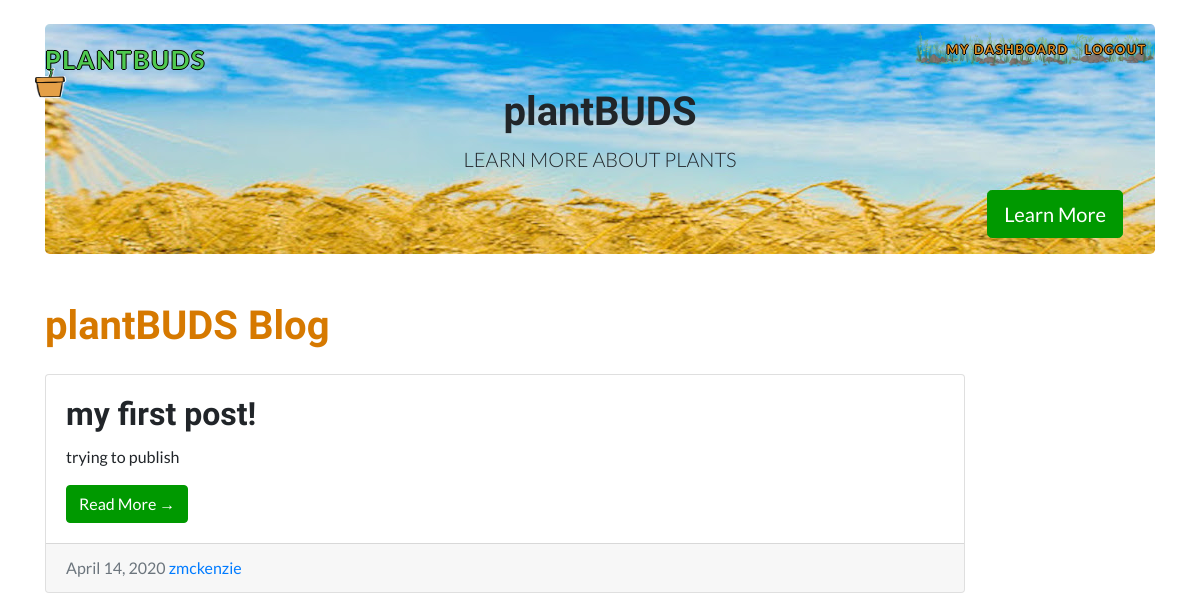
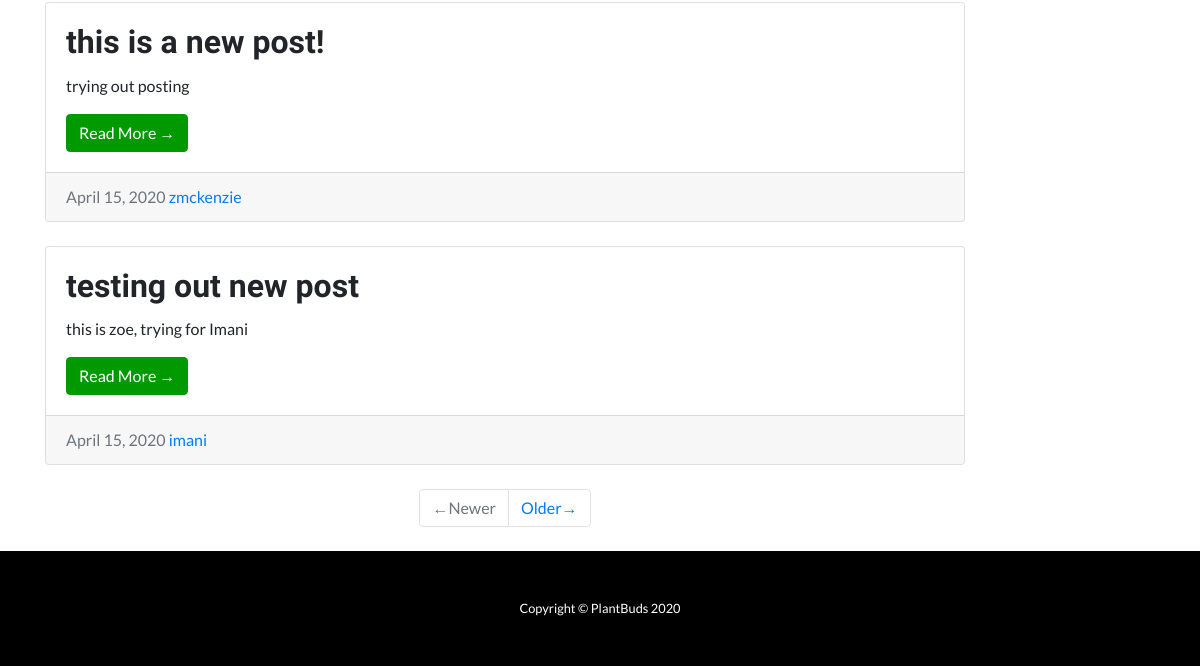
Before: / with the older database file (2 pictures, top to bottom).
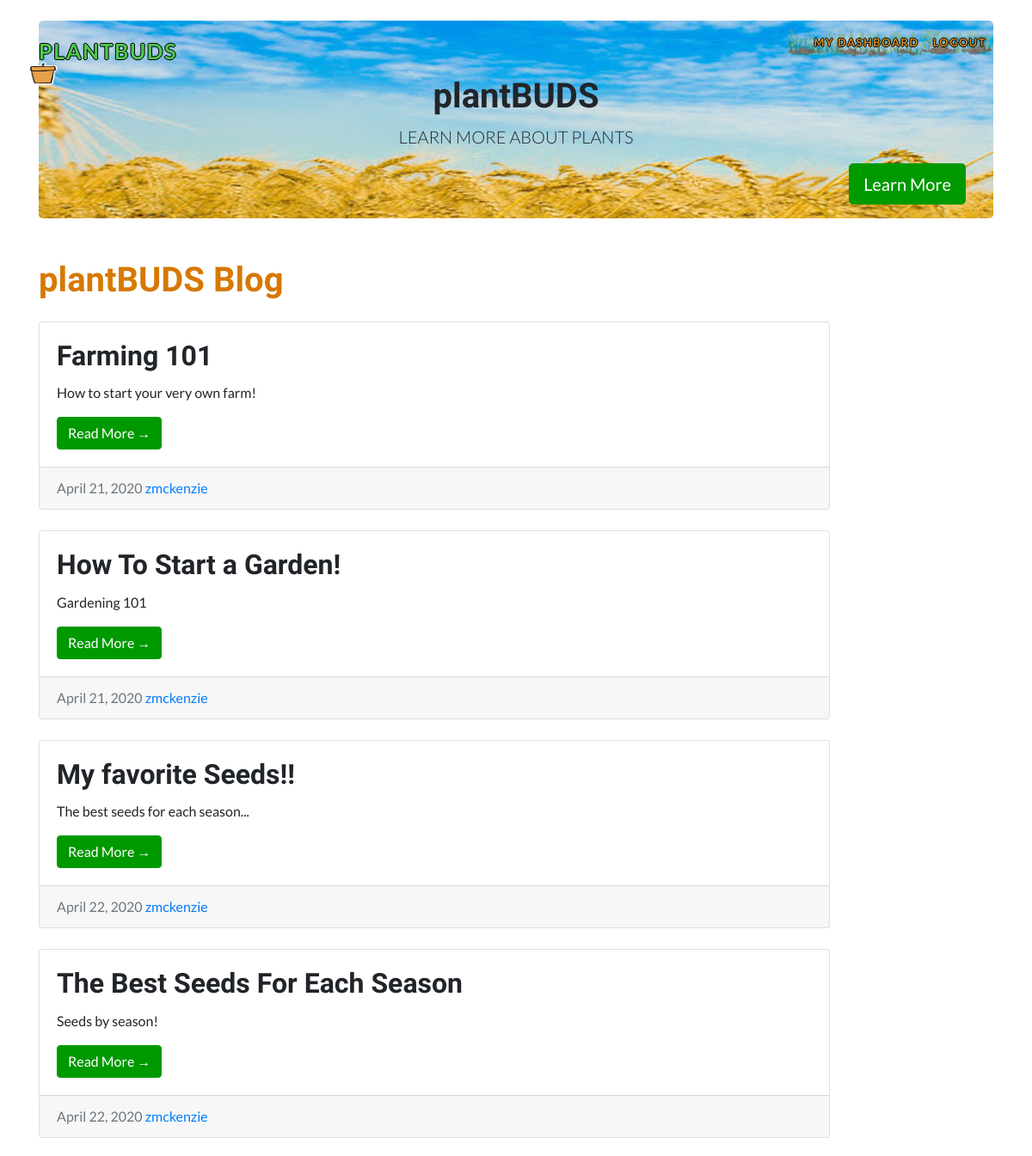
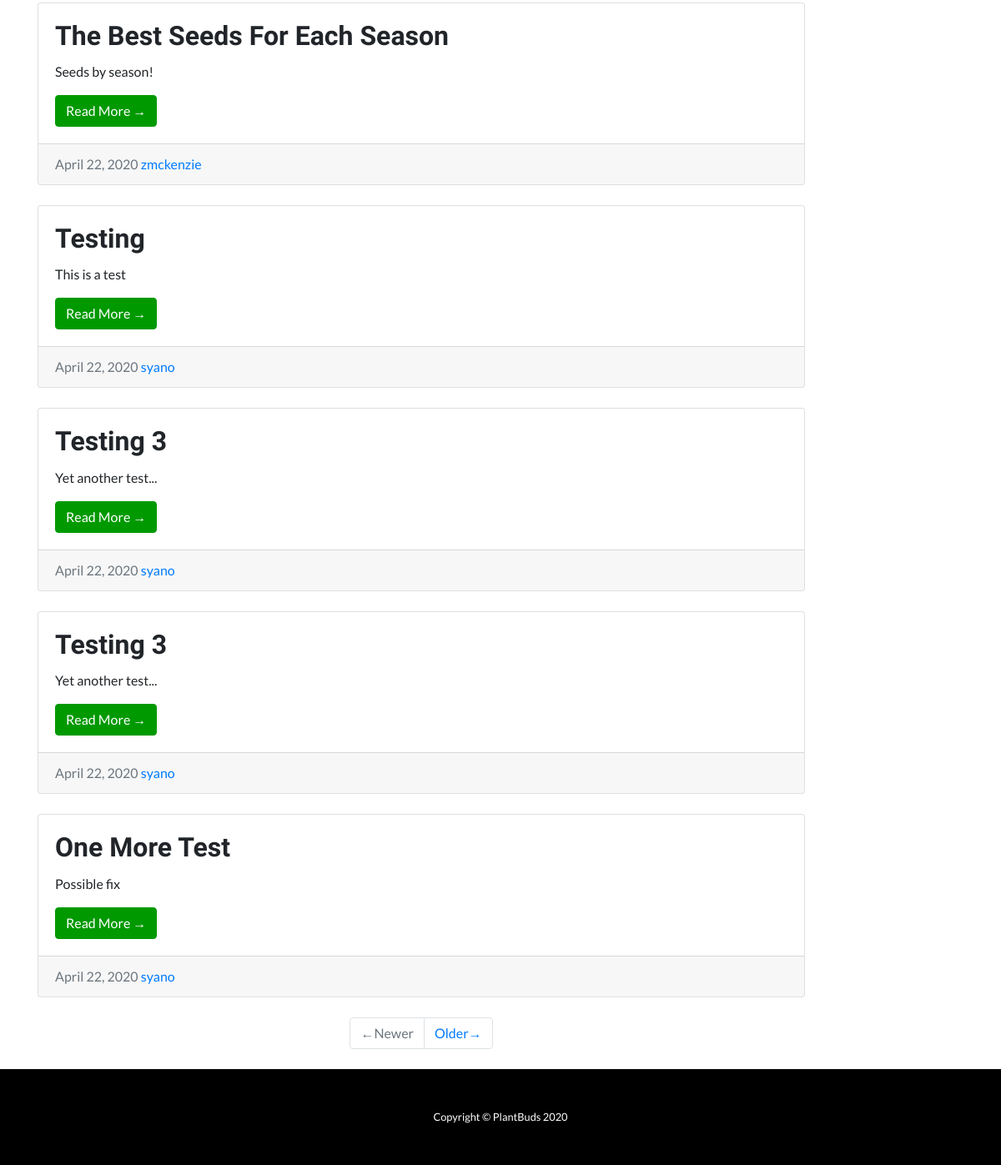
After: the same page with the newer database file (2 pictures, top to bottom).
### share/models.py (models this page shows, shortened)
class Publishing(models.Model):
    plantbuddy = models.ForeignKey(PlantBuddy, on_delete=models.CASCADE)
    title = models.CharField(max_length=50, null=False, blank=False, unique=False)
    description = models.TextField(max_length=100, null=False, blank=False, unique=False)
    subject = models.CharField(max_length=50, null=False, blank=False, unique=False)
    body = models.TextField(max_length=10000, unique=False)
    make_public = models.BooleanField(default=True)
    created = models.DateField(auto_now_add=True)
    updated = models.DateField(auto_now=True)     # everytime the obj is saved, new time is saved

class PlantBuddy(models.Model):
	farm_pro = models.BooleanField(default=False)  # the user is not a coder yet
	user = models.OneToOneField(User, on_delete=models.CASCADE)
	created = models.DateField(auto_now=True)   # maybe redundant, user model has date_joined
	updated = models.DateField(auto_now=True)

### share/views.py (the view)
# urls.py: path('', views.index, name='index'),
def index(request):
    if request.method == "GET":
        all_posts = Publishing.objects.all()   # all_posts is a list object [   ]
        return render(request, "share/index.html", {'all_posts':all_posts})

### share/templates/share/index.html
{% extends "share/base.html" %}
{% block content %}
  <div class="container">
    <div class="row">
      <div class="col-md-10">
        <h1 class="my-4" style="color: rgb(214, 121, 0);">plantBUDS Blog</h1>
{% for p in all_posts %}
        <div class="card mb-4">
          <div class="card-body">
            <h2 class="card-title">{{ p.title }}</h2>
            <p class="card-text">{{ p.description }}</p>
            <a href="{% url 'share:show_posts_index' p.id %}" class="btn btn-primary">Read More &rarr;</a>
          </div>
          <div class="card-footer text-muted">
            {{ p.created }}
            <a href="#">{{ p.plantbuddy.user.username }}</a>
          </div>
        </div>
{% endfor %}
        <ul class="pagination justify-content-center mb-4">
          <li class="page-item disabled">
            <a class="page-link" href="#">&larr;Newer </a>
          </li>
          <li class="page-item">
            <a class="page-link" href="#">Older&rarr; </a>
          </li>
        </ul>
      </div>
      </div>
    </div>
{% endblock %}

### share/templates/share/base.html (shortened to what this page needs)
<!DOCTYPE html>
<html lang="en">
<head>
  {% load static %}
  <link rel="stylesheet" type="text/css" href="{% static 'share/startbootstrap/vendor/bootstrap/css/bootstrap.min.css' %}"/>
  <link rel="stylesheet" type="text/css" href="{% static 'share/startbootstrap/css/one-page-wonder.min.css' %}">
  <link rel="stylesheet" type="text/css" href="{% static 'share/startbootstrap/css/one-page-wonder.css' %}"/>
</head>
<body>
  <nav class="navbar navbar-expand-lg navbar-dark navbar-custom fixed-top" style="background-color: rgba(255,255,255,0);">
    <div class="container">
      <a class="navbar-brand" href="{% url 'share:index' %}"><div class="navText" style="font-size:25px;">plantBUDS</div></a>
      <div class="navbarContainer collapse navbar-collapse" id="navbarResponsive">
        <ul class="navbar-nav ml-auto">
          <li class="nav-item">
            <a class="nav-link" href="{% url 'share:dashboard' %}">My Dashboard</a>
          </li>
          <li class="nav-item">
            {% if request.path == "/login" or request.path == "/loguser" %}
            <a class="nav-link" href="{% url 'share:signup' %}">Sign Up</a>
          </li>
          <li class="nav-item">
            {% elif request.path == "/signup"  %}
            <a class="nav-link" href="{% url 'share:login' %}">Log In</a>
          </li>
          <li class="nav-item">
            {% else   %}
            <a class="nav-link" href="{% url 'share:logout' %}">Logout {{user.username}}</a>
          </li>
          {% endif %}
        </ul>
      </div>
    </div>
  </nav>
  <div class="container">
    <header class="jumbotron my-4" style="background-image: url('/static/share/images/unnamed.jpg'); background-repeat: no-repeat;">
      <h1 class="title is-2" style="text-align: center">plantBUDS</h1>
      <p class="lead" style="text-align: center">LEARN MORE ABOUT PLANTS</p>
      <a href="{% url 'share:info_page' %}" class="btn btn-primary btn-lg" style="float: right">Learn More</a>
    </header>
  </div>
  <section>
    {% block content%}
    {% endblock %}
  </section>
  <footer class="py-5 bg-black">
    <div class="container">
      <p class="m-0 text-center text-white small">Copyright &copy; PlantBuds 2020</p>
    </div>
  </footer>
</body>
</html>

Changed rows visible on the page:
removed Publishing: title "my first post!", description "trying to publish", created "April 14, 2020", plantbuddy.user.username "zmckenzie"
removed Publishing: title "this is a new post!", description "trying out posting", created "April 15, 2020", plantbuddy.user.username "zmckenzie"
removed Publishing: title "testing out new post", description "this is zoe, trying for Imani", created "April 15, 2020", plantbuddy.user.username "imani"
added Publishing: title "Farming 101", description "How to start your very own farm!", created "April 21, 2020", plantbuddy.user.username "zmckenzie"
added Publishing: title "How To Start a Garden!", description "Gardening 101", created "April 21, 2020", plantbuddy.user.username "zmckenzie"
added Publishing: title "My favorite Seeds!!", description "The best seeds for each season...", created "April 22, 2020", plantbuddy.user.username "zmckenzie"
added Publishing: title "The Best Seeds For Each Season", description "Seeds by season!", created "April 22, 2020", plantbuddy.user.username "zmckenzie"
added Publishing: title "The Best Seeds For Each Season", description "Seeds by season!", created "April 22, 2020", plantbuddy.user.username "zmckenzie"
added Publishing: title "Testing", description "This is a test", created "April 22, 2020", plantbuddy.user.username "syano"
added Publishing: title "Testing 3", description "Yet another test...", created "April 22, 2020", plantbuddy.user.username "syano"
added Publishing: title "Testing 3", description "Yet another test...", created "April 22, 2020", plantbuddy.user.username "syano"
added Publishing: title "One More Test", description "Possible fix", created "April 22, 2020", plantbuddy.user.username "syano"
